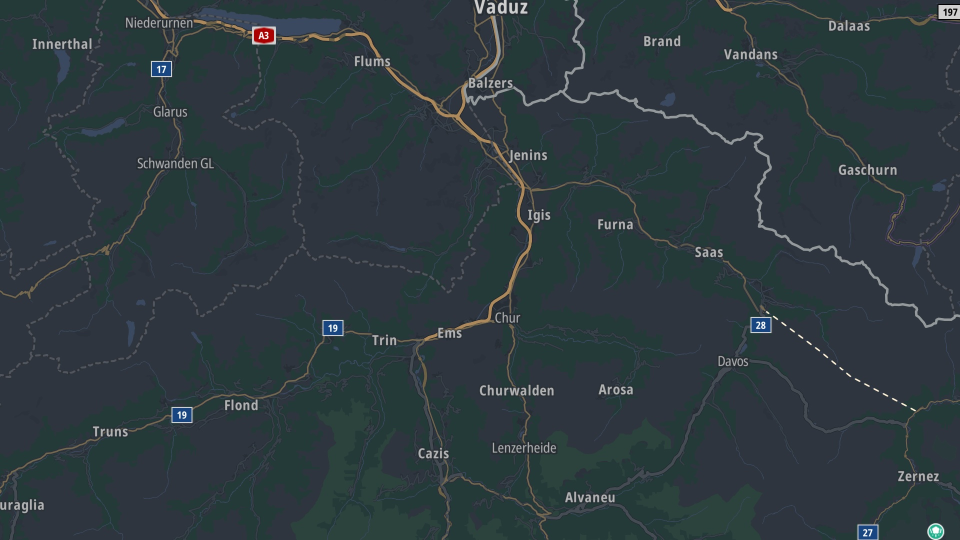
#> input picture bases/2026-05-16/zone_Monitoring_2026/2026-05-16-1640_zone_Monitoring_2026_base.jpg, 1920 x 1080 px (shown at 1/2 size)
$ python -i capture.py   (imports and definitions only)
#> lines starting #> are read from the running program, lines starting #| are printed output that depends on the picture
#> further down, picture is the input picture: PIL image 1920x1080 RGB; mean R, G, B 46.4, 58.3, 63.4
"""
TomTom Traffic Capture — Vector Flow Edition
=============================================
Capture automatique du trafic via l'API TomTom, orchestrée par GitHub Actions.

Architecture (3 couches superposées + annotations) :
  1. Carte de base   → API Static Image (une seule requête HTTP)
  2. Traffic Flow     → Vector Flow Tiles (.pbf)
  3. Incidents        → Vector Incident Tiles (.pbf)
  4. Annotations      → Badges de délai sur les incidents (optionnel, par zone)

Configuration : voir config.py (même dossier)
Dépendances  : requests, Pillow (parseur protobuf intégré)
"""

import os
import sys
import math
import json
import struct
import requests
from pathlib import Path
from datetime import datetime, timezone, timedelta
from io import BytesIO
from PIL import Image, ImageDraw, ImageEnhance, ImageFont

# ─── Import configuration ────────────────────────────────────────────────────
from config import *

# Export structuré des incidents (v14 préparatoire) — génère incidents_{date}.json
# en parallèle des images. Import optionnel : si le module est absent, le système
# continue à produire les images normalement.
try:
    import incidents_export as inc_export
    INCIDENTS_EXPORT_ENABLED = True
except ImportError:
    inc_export = None
    INCIDENTS_EXPORT_ENABLED = False

# Notifications ntfy — import optionnel. Si config_ntfy.py absent ou mal formé,
# le système continue sans notifs (les events restent loggés dans le JSON).
try:
    from config_ntfy import NTFY_NOTIFICATIONS, NTFY_EPISODE_OPEN_THRESHOLD
except ImportError:
    NTFY_NOTIFICATIONS = {}
    NTFY_EPISODE_OPEN_THRESHOLD = 3

# ─── Protobuf minimal parser ─────────────────────────────────────────────────

# [12 lines left out: function _decode_varint, not called in this run]


def _decode_zigzag(n):
    """Décode un entier signé zigzag."""
    return (n >> 1) ^ -(n & 1)


# [318 lines left out: functions _parse_protobuf, _decode_packed_uint32, _decode_geometry, parse_mvt_tile, parse_mvt_tile_incidents, get_traffic_category and 4 more, not called in this run]


# ─── API calls ────────────────────────────────────────────────────────────────

counter = 0


# [53 lines left out: function api_get, not called in this run]


# ─── Journal d'événements cycle-par-cycle ────────────────────────────────────
#
# Écrit un capture_errors.json dans captures/YYYY-MM-DD/ qui accompagne les
# JPG du jour. Le fichier suit le même cycle de vie que les captures :
#   - Poussé sur GitHub (branche captures) à chaque cycle
#   - Embarqué dans le ZIP Proton par Archive.yml (zip -r)
#   - Supprimé par rotate_old_days() après RETENTION_DAYS
#
# Types d'événements supportés :
#   - api_timeout           : timeout requête TomTom
#   - api_http_error        : HTTP 4xx/5xx
#   - api_request_error     : autre erreur réseau (DNS, SSL, etc.)
#   - partial_capture       : n_downloaded < n_tiles pour une couche
#   - data_freeze           : ouverture d'épisode de gel (confirmé)
#   - data_freeze_recovered : clôture d'épisode de gel
#   - zone_capture_failed   : exception dans capture_zone
#
# Les variables _current_date_str et _current_local_time sont settées par
# __main__ (et save_bases) avant tout appel à _log_event(). Si None, l'event
# est silencieusement ignoré pour ne jamais faire planter la capture.

_current_date_str = None      # "YYYY-MM-DD" en timezone locale (Zurich)
_current_local_time = None    # "HH:MM" en timezone locale


def _now_utc_iso():
    """Horodatage UTC ISO sans microsecondes, suffixe Z (compat archive_log.json)."""
    return datetime.now(timezone.utc).strftime("%Y-%m-%dT%H:%M:%SZ")


def _error_log_path(date_str):
    """Chemin du log d'erreurs pour une date donnée."""
    return OUTPUT_DIR / date_str / "capture_errors.json"


# [67 lines left out: functions _load_error_log, _save_error_log, _log_event, not called in this run]


# Buffer des événements du cycle courant (réinitialisé à chaque import Python)
# Utilisé par _process_cycle_notifications() en fin de cycle
_current_cycle_events_buffer = []


# ─── Détection de fraîcheur des données API ──────────────────────────────────
#
# Chaque cycle du workflow GitHub Actions lance un nouveau processus Python,
# donc les variables module-level sont réinitialisées toutes les 10 min.
# Pour détecter un gel entre cycles, on persiste l'état dans un JSON sur /tmp
# (qui survit entre commandes bash d'un même run GitHub Actions).
#
# Limite connue : au démarrage d'un nouveau run GitHub Actions (runner frais,
# /tmp vide), le tout premier cycle ne peut pas comparer → pas de détection
# sur ce cycle. À partir du 2e cycle, le check fonctionne normalement.
#
# La règle ≥ 50% des zones figées pour déclencher un événement "data_freeze"
# évite les faux positifs nocturnes (ex : zone_Amsteg-Göschenen sans trafic
# peut être byte-identique plusieurs cycles d'affilée sans qu'il y ait gel
# côté TomTom).

_FRESHNESS_STATE_FILE = Path(
    os.environ.get("RUNNER_TEMP", "/tmp")
) / "capture_freshness_state.json"

_GLOBAL_GEL_THRESHOLD = 0.5   # Fraction de zones figées pour déclarer un gel global


def _load_freshness_state():
    """Charge l'état depuis le disque, ou renvoie un état vierge si absent/corrompu."""
    default = {
        "hashes": {},
        "consecutive_frozen": {},
        "freeze_event_open": {},
        "first_frozen_at_utc": {},
    }
    if not _FRESHNESS_STATE_FILE.exists():
        return default
    try:
        loaded = json.loads(_FRESHNESS_STATE_FILE.read_text())
        # Compat : remplir les clés manquantes si on charge un vieux state
        for k, v in default.items():
            loaded.setdefault(k, v)
        return loaded
    except (json.JSONDecodeError, OSError):
        return default


# [26 lines left out: function _save_freshness_state, not called in this run]


# Chargement une seule fois à l'import du module
_freshness_state = _load_freshness_state()
_last_flow_hash = _freshness_state["hashes"]              # zone_name -> hash MD5
_consecutive_frozen = _freshness_state["consecutive_frozen"]  # zone_name -> count
_freeze_event_open = _freshness_state["freeze_event_open"]    # zone_name -> bool
_first_frozen_at = _freshness_state["first_frozen_at_utc"]    # zone_name -> ISO|None


# [119 lines left out: functions _check_data_freshness, _process_cycle_events, not called in this run]


# ─── Notifications ntfy ──────────────────────────────────────────────────────
#
# Dispatch en fin de cycle selon le mode configuré par type d'événement
# (dict NTFY_NOTIFICATIONS dans config_ntfy.py — optionnel) :
#   - immediate        : notif à chaque cycle où l'event apparaît
#   - batch_per_cycle  : 1 notif/cycle résumant tous les events du type
#   - episode          : notif à l'ouverture (après N cycles consécutifs)
#                        puis silence, notif à la clôture (1 cycle sans l'event)
#
# État d'épisode persisté dans le JSON freshness sous la clé "episode_states",
# avec un dict par type d'event :
#   { "api_http_error": {
#       "streak_count": 2,                  # cycles consécutifs avec event présent
#       "streak_first_seen_at_utc": "..",   # début du streak actuel
#       "streak_event_sum": 107,            # total events pendant le streak
#       "episode_open": false,
#       "episode_start_at_utc": null,
#       "episode_events_total": 0,
#       "episode_cycles_total": 0,
#     }, ... }

_NTFY_TOPIC_URL = os.environ.get("NTFY_TOPIC_URL", "").strip()


# [284 lines left out: functions _send_ntfy_notification, _format_zones_list, _notif_immediate, _notif_batch, _notif_episode, _process_cycle_notifications, not called in this run]


def _apply_light_style(img):
    """Transforme une image carte en version 'Light' (fond gris clair désaturé)."""
    rgb = img.convert("RGB")
    enhancer = ImageEnhance.Color(rgb)
    rgb = enhancer.enhance(LIGHT_SATURATION)
    enhancer = ImageEnhance.Brightness(rgb)
    rgb = enhancer.enhance(LIGHT_BRIGHTNESS)
    enhancer = ImageEnhance.Contrast(rgb)
    rgb = enhancer.enhance(LIGHT_CONTRAST)
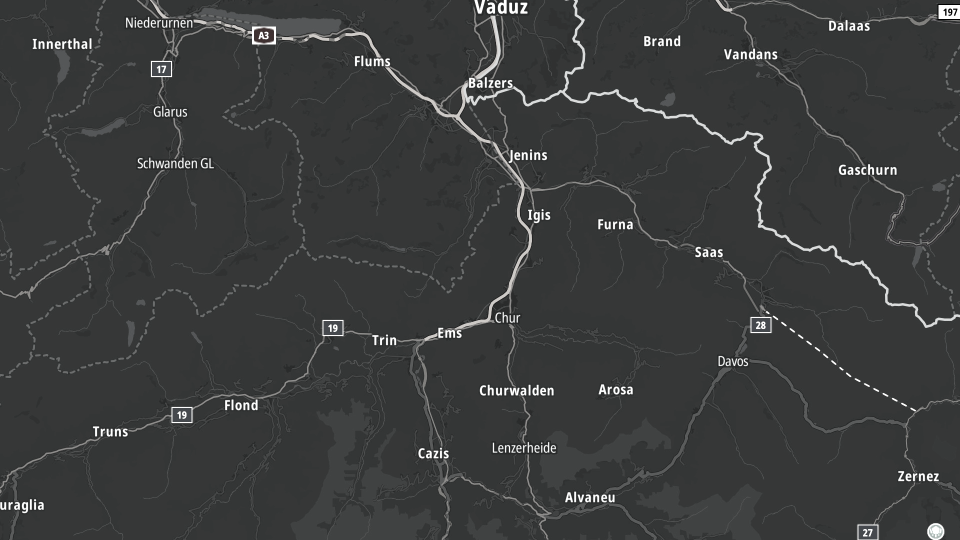
#> rgb: PIL image 1920x1080 RGB (shown at 1/2 size); mean R, G, B 58.9, 60.3, 60.3
    return rgb.convert("RGBA")


# [933 lines left out: functions download_base_image, resolve_road_types, download_vector_flow, download_incidents, _polyline_midpoint, _draw_hatched_tube and 9 more, not called in this run]


# ─── Main ─────────────────────────────────────────────────────────────────────

# [116 lines not run here, left out]

>>> from PIL import Image
>>> picture = Image.open('bases/2026-05-16/zone_Monitoring_2026/2026-05-16-1640_zone_Monitoring_2026_base.jpg')
>>> result = _apply_light_style(picture)
